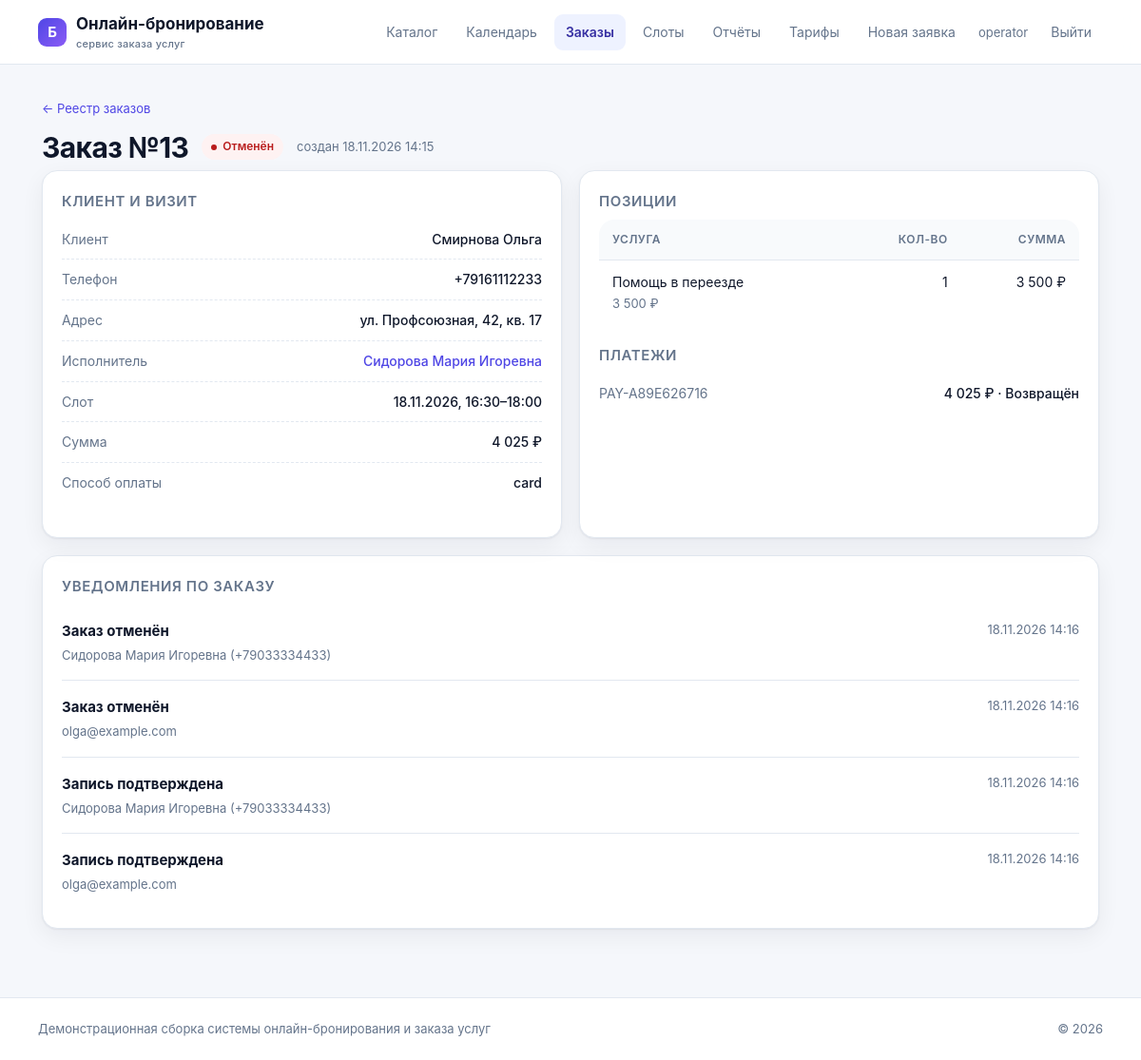
/operator/orders/13/ (signed in), run on the app's committed database.
### apps/booking/models.py (models this page shows, shortened)
class TimeStampedModel(models.Model):
    created_at = models.DateTimeField("Создано", auto_now_add=True)
    updated_at = models.DateTimeField("Изменено", auto_now=True)
    class Meta:
        abstract = True

class Order(TimeStampedModel):
    class Status(models.TextChoices):
        NEW = "new", "Новый"
        CONFIRMED = "confirmed", "Подтверждён"
        DONE = "done", "Выполнен"
        CANCELLED = "cancelled", "Отменён"
    client = models.ForeignKey(Client, on_delete=models.PROTECT, related_name="orders",
                               verbose_name="Клиент")
    executor = models.ForeignKey(Executor, on_delete=models.PROTECT, related_name="orders",
                                 verbose_name="Исполнитель")
    slot = models.ForeignKey(Slot, on_delete=models.PROTECT, related_name="orders",
                              verbose_name="Слот")
    status = models.CharField("Статус", max_length=16, choices=Status.choices,
                              default=Status.NEW)
    total_sum = models.DecimalField("Сумма", max_digits=10, decimal_places=2, default=0)
    payment_method = models.CharField("Способ оплаты", max_length=20, default="card")
    class Meta:
        db_table = "orders"
        ordering = ("-created_at",)
        indexes = [models.Index(fields=["status", "created_at"])]
        verbose_name = "Заказ"
        verbose_name_plural = "Заказы"

class Client(TimeStampedModel):
    user = models.OneToOneField(settings.AUTH_USER_MODEL, on_delete=models.SET_NULL,
                                null=True, blank=True, related_name="client_profile",
                                verbose_name="Учётная запись")
    last_name = models.CharField("Фамилия", max_length=60)
    first_name = models.CharField("Имя", max_length=60)
    phone = models.CharField("Телефон", max_length=12)
    email = models.EmailField("Электронная почта", blank=True)
    address = models.CharField("Адрес визита", max_length=250)
    consent_at = models.DateTimeField("Дата согласия на обработку данных",
                                      default=timezone.now)
    class Meta:
        db_table = "clients"
        ordering = ("last_name", "first_name")
        verbose_name = "Клиент"
        verbose_name_plural = "Клиенты"

class Executor(TimeStampedModel):
    class Status(models.TextChoices):
        ACTIVE = "active", "Активен"
        SUSPENDED = "suspended", "Приостановлен"
        BLOCKED = "blocked", "Заблокирован"
    full_name = models.CharField("ФИО", max_length=120)
    phone = models.CharField("Телефон", max_length=12)
    qualification = models.CharField("Квалификация", max_length=120)
    geo_zone = models.CharField("Геозона", max_length=120)
    rating = models.DecimalField("Рейтинг", max_digits=2, decimal_places=1, default=5.0,
                                 validators=[MinValueValidator(0), MaxValueValidator(5)])
    status = models.CharField("Статус", max_length=16, choices=Status.choices,
                              default=Status.ACTIVE)
    class Meta:
        db_table = "executors"
        verbose_name = "Исполнитель"
        verbose_name_plural = "Исполнители"

class Slot(TimeStampedModel):
    class Status(models.TextChoices):
        FREE = "free", "Свободен"
        BLOCKED = "blocked", "Заблокирован"
        BUSY = "busy", "Занят"
        CANCELLED = "cancelled", "Отменён"
    executor = models.ForeignKey(Executor, on_delete=models.CASCADE, related_name="slots",
                                 verbose_name="Исполнитель")
    date = models.DateField("Дата")
    time_from = models.TimeField("Начало")
    time_to = models.TimeField("Окончание")
    status = models.CharField("Статус", max_length=16, choices=Status.choices,
                              default=Status.FREE)
    blocked_until = models.DateTimeField("Блокировка до", null=True, blank=True)
    class Meta:
        db_table = "slots"
        ordering = ("date", "time_from")
        indexes = [models.Index(fields=["executor", "date"])]
        verbose_name = "Слот"
        verbose_name_plural = "Слоты"

class OrderItem(models.Model):
    order = models.ForeignKey(Order, on_delete=models.CASCADE, related_name="items",
                              verbose_name="Заказ")
    service = models.ForeignKey("catalog.Service", on_delete=models.PROTECT,
                                verbose_name="Услуга")
    qty = models.PositiveSmallIntegerField("Количество", default=1)
    price = models.DecimalField("Цена", max_digits=10, decimal_places=2)
    amount = models.DecimalField("Стоимость", max_digits=10, decimal_places=2, default=0)
    class Meta:
        db_table = "order_items"
        verbose_name = "Позиция заказа"
        verbose_name_plural = "Позиции заказа"

### apps/catalog/models.py (models this page shows, shortened)
class Service(models.Model):
    name = models.CharField("Наименование", max_length=150)
    category = models.CharField("Категория", max_length=60)
    duration_min = models.PositiveSmallIntegerField("Длительность, мин", default=60)
    base_price = models.DecimalField("Базовая цена", max_digits=10, decimal_places=2)
    active = models.BooleanField("Доступна к заказу", default=True)
    class Meta:
        db_table = "services"
        ordering = ("category", "name")
        verbose_name = "Услуга"
        verbose_name_plural = "Услуги"

### apps/payments/models.py (models this page shows, shortened)
class Payment(models.Model):
    class Status(models.TextChoices):
        PENDING = "pending", "Ожидает"
        PAID = "paid", "Проведён"
        REJECTED = "rejected", "Отклонён"
        REFUNDED = "refunded", "Возвращён"
    order = models.ForeignKey("booking.Order", on_delete=models.PROTECT,
                              related_name="payments", verbose_name="Заказ")
    amount = models.DecimalField("Сумма", max_digits=10, decimal_places=2)
    method = models.CharField("Способ", max_length=20)
    status = models.CharField("Статус", max_length=16, choices=Status.choices,
                              default=Status.PENDING)
    transaction_id = models.CharField("Идентификатор транзакции", max_length=64, unique=True)
    created_at = models.DateTimeField("Создан", auto_now_add=True)
    class Meta:
        db_table = "payments"
        ordering = ("-created_at",)
        verbose_name = "Платёж"
        verbose_name_plural = "Платежи"

### apps/notifications/models.py (models this page shows, shortened)
class Notification(models.Model):
    class Channel(models.TextChoices):
        EMAIL = "email", "Электронная почта"
        SMS = "sms", "SMS"
        IN_APP = "in_app", "В приложении"
    order = models.ForeignKey("booking.Order", on_delete=models.CASCADE,
                              related_name="notifications", verbose_name="Заказ")
    channel = models.CharField("Канал", max_length=16, choices=Channel.choices,
                               default=Channel.IN_APP)
    recipient = models.CharField("Получатель", max_length=120)
    subject = models.CharField("Тема", max_length=200)
    body = models.TextField("Текст")
    created_at = models.DateTimeField("Создано", auto_now_add=True)
    class Meta:
        db_table = "notifications"
        ordering = ("-created_at",)
        verbose_name = "Уведомление"
        verbose_name_plural = "Уведомления"

### apps/booking/views_console.py (the view)
# urls.py: path("operator/orders/<int:order_id>/", views_console.order_detail, name="operator_order"),
@login_required
def order_detail(request, order_id):
    order = get_object_or_404(
        Order.objects.select_related("client", "executor", "slot")
        .prefetch_related("items", "payments", "notifications"), pk=order_id)
    free_slots = (Slot.objects.filter(status=Slot.Status.FREE, date__gte=date.today())
                  .select_related("executor").order_by("date", "time_from")[:40])
    return render(request, "console/order.html", {"order": order, "free_slots": free_slots})

### apps/catalog/templatetags/formatting.py (called while the page is built)
@register.filter
def money(value):
    try:
        number = int(Decimal(str(value)).quantize(Decimal("1"), rounding=ROUND_HALF_UP))
    except (InvalidOperation, TypeError, ValueError):
        return value
    return f"{number:,}".replace(",", " ")

@register.filter
def rub(value):
    return f"{money(value)} ₽"

### templates/console/order.html (shortened to what this page needs)
{% extends "base.html" %}
{% load formatting %}
{% block content %}
<p class="muted"><a href="/operator/orders/">← Реестр заказов</a></p>
<div class="order-head">
  <h1>Заказ №{{ order.id }}</h1>
  <span class="badge {{ order.status }}">{{ order.get_status_display }}</span>
  <span class="muted">создан {{ order.created_at|date:"d.m.Y H:i" }}</span>
</div>
<div class="row">
  <section class="card">
    <h3>Клиент и визит</h3>
    <div class="detail-list">
      <div><span class="label">Клиент</span><span class="value">{{ order.client.last_name }} {{ order.client.first_name }}</span></div>
      <div><span class="label">Телефон</span><span class="value">{{ order.client.phone }}</span></div>
      <div><span class="label">Адрес</span><span class="value">{{ order.client.address }}</span></div>
      <div><span class="label">Исполнитель</span><span class="value">
        <a href="{% url 'operator_executor' order.executor.id %}">{{ order.executor.full_name }}</a></span></div>
      <div><span class="label">Слот</span><span class="value">{{ order.slot.date|date:"d.m.Y" }},
        {{ order.slot.time_from|time:"H:i" }}–{{ order.slot.time_to|time:"H:i" }}</span></div>
      <div><span class="label">Сумма</span><span class="value">{{ order.total_sum|rub }}</span></div>
      <div><span class="label">Способ оплаты</span><span class="value">{{ order.payment_method }}</span></div>
    </div>
  </section>
  <section class="card">
    <h3>Позиции</h3>
    <div class="table-wrap" style="box-shadow: none; border: 0;">
      <table>
        <thead><tr><th>Услуга</th><th class="num">Кол-во</th><th class="num">Сумма</th></tr></thead>
        <tbody>
        {% for item in order.items.all %}
          <tr><td>{{ item.service.name }}<br><span class="muted">{{ item.price|rub }}</span></td>
            <td class="num">{{ item.qty }}</td><td class="num">{{ item.amount|rub }}</td></tr>
        {% endfor %}
        </tbody>
      </table>
    </div>
    <h3 style="margin-top: 20px;">Платежи</h3>
    {% for payment in order.payments.all %}
      <div class="detail-list">
        <div><span class="label">{{ payment.transaction_id }}</span>
          <span class="value">{{ payment.amount|rub }} · {{ payment.get_status_display }}</span></div>
      </div>
    {% empty %}
      <p class="muted">платежей нет</p>
    {% endfor %}
  </section>
</div>
<section class="card" style="margin-top: 18px;">
  <h3>Уведомления по заказу</h3>
  {% for item in order.notifications.all %}
    <div class="order-row">
      <div><h4>{{ item.subject }}</h4><div class="meta">{{ item.recipient }}</div></div>
      <div class="right"><span class="muted">{{ item.created_at|date:"d.m.Y H:i" }}</span></div>
    </div>
  {% empty %}
    <p class="muted">уведомлений нет</p>
  {% endfor %}
</section>
{% endblock %}

### templates/base.html (shortened to what this page needs)
{% load static %}
<!DOCTYPE html>
<html lang="ru">
<head>
  <link rel="stylesheet" href="{% static 'css/app.css' %}">
</head>
<body>
<header class="topbar">
  <a class="brand" href="/">
    <span class="brand-mark">Б</span>
    <span>Онлайн-бронирование<small>сервис заказа услуг</small></span>
  </a>
  <nav class="menu">
    <a href="/" class="{% if request.path == '/' %}active{% endif %}">Каталог</a>
    {% if user.is_authenticated %}
      {% if user.is_staff %}
        <a href="/operator/" class="{% if request.path == '/operator/' %}active{% endif %}">Календарь</a>
        <a href="/operator/orders/" class="{% if '/operator/orders' in request.path %}active{% endif %}">Заказы</a>
        <a href="/operator/slots/">Слоты</a>
        <a href="/operator/report/">Отчёты</a>
        <a href="/operator/tariffs/">Тарифы</a>
        <a href="/operator/claim/">Новая заявка</a>
      {% else %}
        <a href="/account/" class="{% if '/account' in request.path %}active{% endif %}">Мои заказы</a>
        <a href="/account/notifications/">Уведомления</a>
      {% endif %}
      <span class="user">{{ user.get_username }}</span>
      <form method="post" action="/accounts/logout/" class="inline">{% csrf_token %}
        <button class="link" type="submit">Выйти</button>
      </form>
    {% else %}
      <a href="/accounts/login/" class="{% if '/login' in request.path %}active{% endif %}">Войти</a>
      <a class="btn small" href="/accounts/register/">Регистрация</a>
    {% endif %}
  </nav>
</header>
<main class="page">
  {% block content %}{% endblock %}
</main>
<footer class="footer">
  <span>Демонстрационная сборка системы онлайн-бронирования и заказа услуг</span>
  <span>© 2026</span>
</footer>
</body>
</html>

### data on the page
Order: id "13", status "Отменён", created_at "18.11.2026 14:15", client.last_name "Смирнова", client.first_name "Ольга", client.phone "+79161112233", client.address "ул. Профсоюзная, 42, кв. 17", executor.full_name "Сидорова Мария Игоревна", slot "18.11.2026", slot.time_from "16:30", slot.time_to "18:00", total_sum|rub "4 025 ₽", payment_method "card"
OrderItem: service.name "Помощь в переезде", price|rub "3 500 ₽", qty "1", amount|rub "3 500 ₽"
Payment: transaction_id "PAY-A89E626716", amount|rub "4 025 ₽", status "Возвращён"
Notification: subject "Заказ отменён", recipient "Сидорова Мария Игоревна (+79033334433)", created_at "18.11.2026 14:16"
Notification: subject "Заказ отменён", recipient "olga@example.com", created_at "18.11.2026 14:16"
Notification: subject "Запись подтверждена", recipient "Сидорова Мария Игоревна (+79033334433)", created_at "18.11.2026 14:16"
Notification: subject "Запись подтверждена", recipient "olga@example.com", created_at "18.11.2026 14:16"

### other printed values
{{ user.get_username }} "operator"
